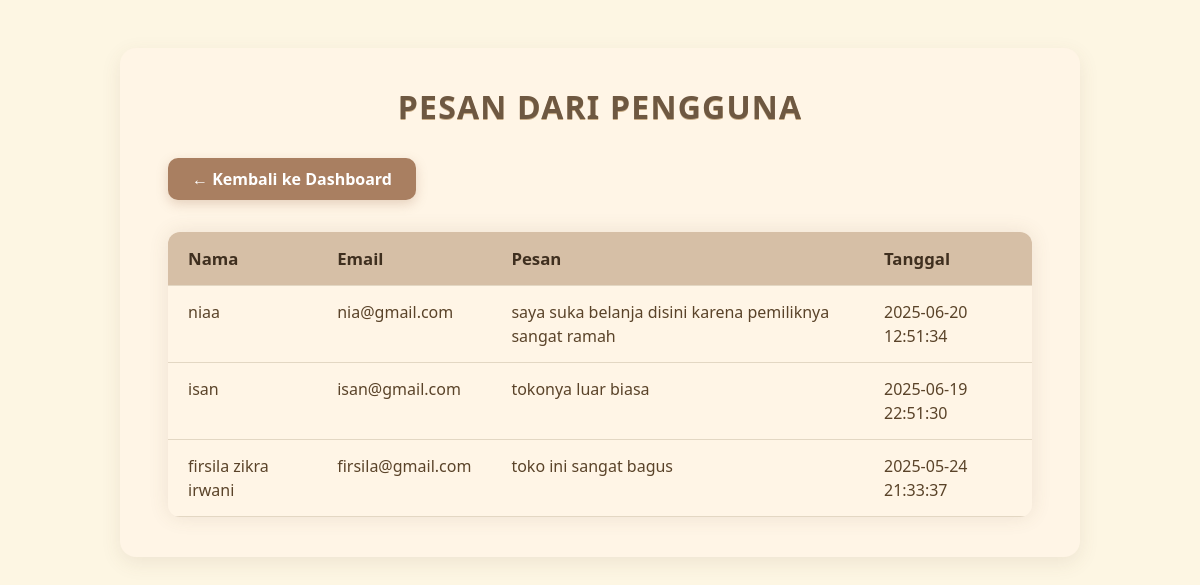
Screenshot of /chat_admin.php (signed in) with the database file from the repository.
### tables this page shows
CREATE TABLE IF NOT EXISTS `kontak` (
  `id` int NOT NULL AUTO_INCREMENT,
  `nama` varchar(255) DEFAULT NULL,
  `email` varchar(100) DEFAULT NULL,
  `pesan` text,
  `tanggal` datetime DEFAULT NULL,
  PRIMARY KEY (`id`)
);

### chat_admin.php (the view, shortened to what this page needs)
<?php
include '../koneksi.php';
?>
<!DOCTYPE html>
<html lang="id">
<head>
  <link href="https://cdn.jsdelivr.net/npm/bootstrap@5.3.0/dist/css/bootstrap.min.css" rel="stylesheet" />
</head>
<body>
<div class="container">
  <h2>Pesan dari Pengguna</h2>
  <a href="dashboard.php" class="btn-back">&#8592; Kembali ke Dashboard</a>
  <table>
    <thead>
      <tr>
        <th>Nama</th>
        <th>Email</th>
        <th>Pesan</th>
        <th>Tanggal</th>
      </tr>
    </thead>
    <tbody>
      <?php
      $query = "SELECT * FROM kontak ORDER BY tanggal DESC";
      $result = mysqli_query($koneksi, $query);
      while ($row = mysqli_fetch_assoc($result)) {
          echo "<tr>
                  <td>" . htmlspecialchars($row['nama']) . "</td>
                  <td>" . htmlspecialchars($row['email']) . "</td>
                  <td>" . nl2br(htmlspecialchars($row['pesan'])) . "</td>
                  <td>" . htmlspecialchars($row['tanggal']) . "</td>
                </tr>";
      }
      ?>
    </tbody>
  </table>
</div>
</body>
</html>

### chat_admin.php (style rules this page uses)
body { background-color: #fdf6e3; color: #5a4329; font-family: 'Segoe UI', Tahoma, Geneva, Verdana, sans-serif; padding: 3rem 2rem; }
.container { max-width: 960px; margin: auto; background-color: #fff5e6; border-radius: 16px; box-shadow: 0 6px 20px rgba(107, 82, 57, 0.1); padding: 2.5rem 3rem; }
.btn-back { background-color: #a97f61; color: #fff; font-weight: 600; padding: 0.55rem 1.5rem; border: none; border-radius: 10px; margin: 1rem 0 2rem 0; display: inline-block; text-decoration: none; transition: background-color 0.3s ease, box-shadow 0.3s ease; box-shadow: 0 4px 12px rgba(169, 127, 97, 0.3); }
h2 { font-weight: 700; letter-spacing: 1.2px; margin-bottom: 1rem; text-align: center; color: #6e5841; text-transform: uppercase; user-select: none; text-shadow: 0 1px 0 #c9ad87; }
table { width: 100%; border-collapse: separate; border-spacing: 0; border-radius: 12px; overflow: hidden; box-shadow: 0 0 20px rgba(107, 82, 57, 0.12); font-size: 1rem; background-color: #fff5e6; color: #5a4329; }
thead tr { background-color: #d6bfa6; color: #3f2f1f; font-weight: 700; font-size: 1.05rem; }
th, td { padding: 14px 20px; border-bottom: 1px solid #e3d7c3; text-align: left; vertical-align: top; }

### rows the page displays
kontak: nama "niaa", email "nia@gmail.com", pesan "saya suka belanja disini karena pemiliknya sangat ramah", tanggal "2025-06-20 12:51:34"
kontak: nama "isan", email "isan@gmail.com", pesan "tokonya luar biasa", tanggal "2025-06-19 22:51:30"
kontak: nama "firsila zikra irwani", email "firsila@gmail.com", pesan "toko ini sangat bagus", tanggal "2025-05-24 21:33:37"
